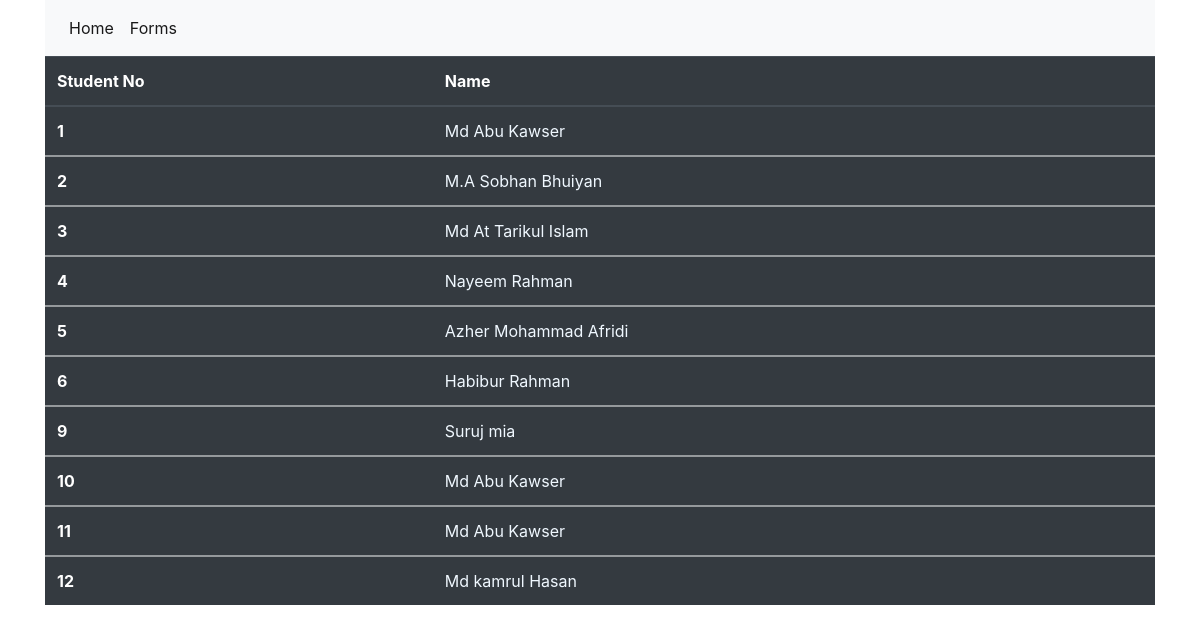
The page / on the database its author committed.
### dataapp/models.py (models this page shows, shortened)
class Student(models.Model):
    name = models.CharField(max_length=30)
    age = models.CharField(max_length=30)
    Student_Email = models.CharField(max_length=30)
    mobile_no = models.CharField(max_length=30)
    Id_no = models.CharField(max_length=30)

### dataapp/views.py (the view)
# urls.py: path('',index, name='index'),
def index(request):
    data = Student.objects.all()
    dict = {'student':data}
    return render(request,'index.html',context=dict)

### templates/index.html
{% extends 'base.html' %}
{% block body %}
<div class="container">
  <table class="table table-dark">
    <thead>
      <tr>
        <th scope="col">Student No</th>
        <th scope="col">Name</th>
      </tr>
    </thead>
    {% for i in student %}
    <tbody>
      <tr>
        <th scope="row"> {{i.id}}</th>
        <td><a style="color: aliceblue;" href="{% url 'dataapp:details' id=i.id %}">{{i.name}}</a></td>
      </tr>
    </tbody>
    {% endfor %}
  </table>
</div>
{% endblock body %}

### templates/base.html (shortened to what this page needs)
<!doctype html>
<html lang="en">
  <head>
    <link rel="stylesheet" href="https://stackpath.bootstrapcdn.com/bootstrap/4.4.1/css/bootstrap.min.css">
  </head>
  <body>
    <div class="container">
        <nav class="navbar navbar-expand-lg navbar-light bg-light">
            <div class="collapse navbar-collapse" id="navbarNav">
              <ul class="navbar-nav">
                <li class="nav-item active">
                  <a class="nav-link" href="{% url 'dataapp:index' %}">Home <span class="sr-only">(current)</span></a>
                </li>
                <li class="nav-item active">
                    <a class="nav-link" href="{% url 'dataapp:form' %}">Forms <span class="sr-only">(current)</span></a>
                  </li>
              </ul>
            </div>
          </nav>
    </div>
    {% block body %}
    {% endblock body %}
  </body>
</html>

### rows shown on the page
Student: id "1", name "Md Abu Kawser"
Student: id "2", name "M.A Sobhan Bhuiyan"
Student: id "3", name "Md At Tarikul Islam"
Student: id "4", name "Nayeem Rahman"
Student: id "5", name "Azher Mohammad Afridi"
Student: id "6", name "Habibur Rahman"
Student: id "9", name "Suruj mia"
Student: id "10", name "Md Abu Kawser"
Student: id "11", name "Md Abu Kawser"
Student: id "12", name "Md kamrul Hasan"
